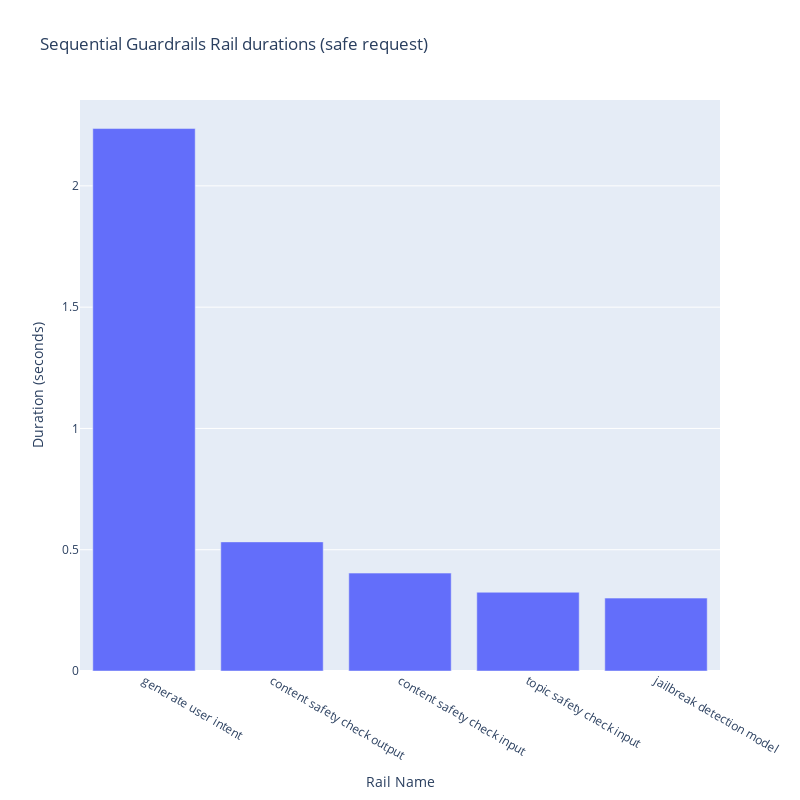

Notebook cell for this chart:
### Code cell
# Now let's plot a bar-graph of these numbers
px.bar(
    sequential_df[sequential_df["is_safe"] & sequential_df["is_rail"]].sort_values("duration", ascending=False),
    x="rail_name_short",
    y="duration",
    title="Sequential Guardrails Rail durations (safe request)",
    labels={"rail_name_short": "Rail Name", "duration": "Duration (seconds)"},
    width=PLOT_WIDTH,
    height=PLOT_HEIGHT * 2,
)

### Figure 1 — Plotly figure (JSON) as saved in the notebook; plotly's stock layout.template omitted (floating-point values rounded to 4 significant figures)
{"data": [{"hovertemplate": "Rail Name=%{x}<br>Duration (seconds)=%{y}<extra></extra>", "legendgroup": "", "marker": {"color": "#636efa", "pattern": {"shape": ""}}, "name": "", "orientation": "v", "showlegend": false, "textposition": "auto", "type": "bar", "x": ["generate user intent", "content safety check output", "content safety check input", "topic safety check input", "jailbreak detection model"], "xaxis": "x", "y": [2.236, 0.5323, 0.4036, 0.3247, 0.3005], "yaxis": "y"}], "layout": {"barmode": "relative", "height": 800, "legend": {"tracegroupgap": 0}, "title": {"text": "Sequential Guardrails Rail durations (safe request)"}, "width": 800, "xaxis": {"anchor": "y", "domain": [0, 1], "title": {"text": "Rail Name"}}, "yaxis": {"anchor": "x", "domain": [0, 1], "title": {"text": "Duration (seconds)"}}}}
